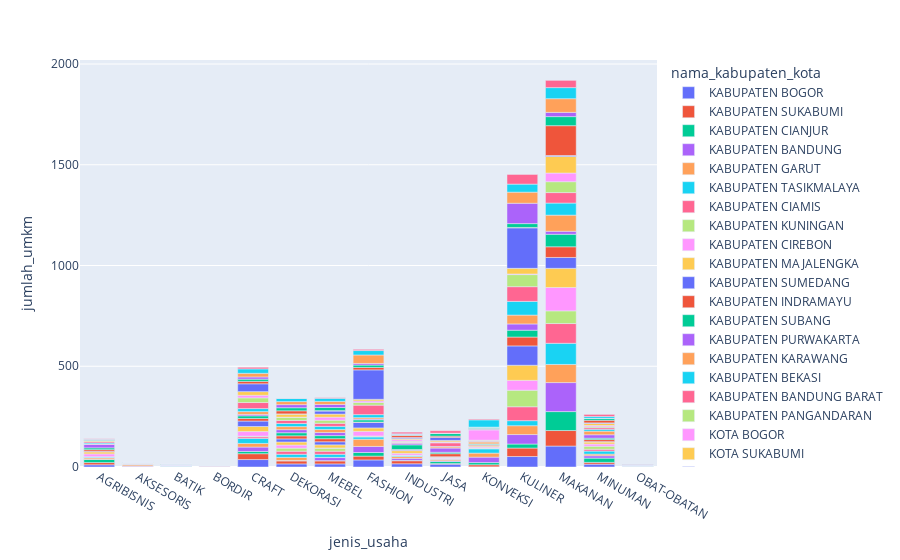

Notebook source saved alongside this figure:
### Markdown cell above
### **Jenis Usaha dan Jumlah UMKM manakah yang terbanyak dari setiap Kabupaten dan Kota?**

### Code cell
bivariate_visualization_bar(
    data=data,
    x=data['jenis_usaha'],
    y=data['jumlah_umkm'],
    color=data['nama_kabupaten_kota']
)

### Figure 1 — Plotly figure (JSON) as saved in the notebook; plotly's stock layout.template omitted (floating-point values rounded to 4 significant figures)
{"data": [{"alignmentgroup": "True", "hovertemplate": "nama_kabupaten_kota=KABUPATEN BOGOR<br>jenis_usaha=%{x}<br>jumlah_umkm=%{y}<extra></extra>", "legendgroup": "KABUPATEN BOGOR", "marker": {"color": "#636efa", "pattern": {"shape": ""}}, "name": "KABUPATEN BOGOR", "offsetgroup": "KABUPATEN BOGOR", "orientation": "v", "showlegend": true, "textposition": "auto", "type": "bar", "x": ["AGRIBISNIS", "AKSESORIS", "BATIK", "BORDIR", "CRAFT", "DEKORASI", "MEBEL", "FASHION", "INDUSTRI", "JASA", "KONVEKSI", "KULINER", "MAKANAN", "MINUMAN", "OBAT-OBATAN"], "xaxis": "x", "y": [11, 0, 0, 0, 37, 15.27, 15.27, 35, 16, 14, 1, 52, 104, 14, 0], "yaxis": "y"}, {"alignmentgroup": "True", "hovertemplate": "nama_kabupaten_kota=KABUPATEN SUKABUMI<br>jenis_usaha=%{x}<br>jumlah_umkm=%{y}<extra></extra>", "legendgroup": "KABUPATEN SUKABUMI", "marker": {"color": "#EF553B", "pattern": {"shape": ""}}, "name": "KABUPATEN SUKABUMI", "offsetgroup": "KABUPATEN SUKABUMI", "orientation": "v", "showlegend": true, "textposition": "auto", "type": "bar", "x": ["AGRIBISNIS", "AKSESORIS", "BATIK", "BORDIR", "CRAFT", "DEKORASI", "MEBEL", "FASHION", "INDUSTRI", "JASA", "KONVEKSI", "KULINER", "MAKANAN", "MINUMAN", "OBAT-OBATAN"], "xaxis": "x", "y": [11, 4, 0, 1, 29, 15.27, 15.27, 19, 15, 3, 10, 42, 77, 9, 0], "yaxis": "y"}, {"alignmentgroup": "True", "hovertemplate": "nama_kabupaten_kota=KABUPATEN CIANJUR<br>jenis_usaha=%{x}<br>jumlah_umkm=%{y}<extra></extra>", "legendgroup": "KABUPATEN CIANJUR", "marker": {"color": "#00cc96", "pattern": {"shape": ""}}, "name": "KABUPATEN CIANJUR", "offsetgroup": "KABUPATEN CIANJUR", "orientation": "v", "showlegend": true, "textposition": "auto", "type": "bar", "x": ["AGRIBISNIS", "AKSESORIS", "BATIK", "BORDIR", "CRAFT", "DEKORASI", "MEBEL", "FASHION", "INDUSTRI", "JASA", "KONVEKSI", "KULINER", "MAKANAN", "MINUMAN", "OBAT-OBATAN"], "xaxis": "x", "y": [16, 0, 1, 1, 11, 1, 1, 18, 2, 10, 11, 20, 94, 21, 4], "yaxis": "y"}, {"alignmentgroup": "True", "hovertemplate": "nama_kabupaten_kota=KABUPATEN BANDUNG<br>jenis_usaha=%{x}<br>jumlah_umkm=%{y}<extra></extra>", "legendgroup": "KABUPATEN BANDUNG", "marker": {"color": "#ab63fa", "pattern": {"shape": ""}}, "name": "KABUPATEN BANDUNG", "offsetgroup": "KABUPATEN BANDUNG", "orientation": "v", "showlegend": true, "textposition": "auto", "type": "bar", "x": ["AGRIBISNIS", "AKSESORIS", "BATIK", "BORDIR", "CRAFT", "DEKORASI", "MEBEL", "FASHION", "INDUSTRI", "JASA", "KONVEKSI", "KULINER", "MAKANAN", "MINUMAN", "OBAT-OBATAN"], "xaxis": "x", "y": [0, 2, 0, 1, 22, 1, 15.27, 30, 10, 4, 27, 47, 144, 12, 0], "yaxis": "y"}, {"alignmentgroup": "True", "hovertemplate": "nama_kabupaten_kota=KABUPATEN GARUT<br>jenis_usaha=%{x}<br>jumlah_umkm=%{y}<extra></extra>", "legendgroup": "KABUPATEN GARUT", "marker": {"color": "#FFA15A", "pattern": {"shape": ""}}, "name": "KABUPATEN GARUT", "offsetgroup": "KABUPATEN GARUT", "orientation": "v", "showlegend": true, "textposition": "auto", "type": "bar", "x": ["AGRIBISNIS", "AKSESORIS", "BATIK", "BORDIR", "CRAFT", "DEKORASI", "MEBEL", "FASHION", "INDUSTRI", "JASA", "KONVEKSI", "KULINER", "MAKANAN", "MINUMAN", "OBAT-OBATAN"], "xaxis": "x", "y": [7, 8, 2, 0, 18, 15.27, 1, 36, 9, 7, 20, 44, 90, 8, 0], "yaxis": "y"}, {"alignmentgroup": "True", "hovertemplate": "nama_kabupaten_kota=KABUPATEN TASIKMALAYA<br>jenis_usaha=%{x}<br>jumlah_umkm=%{y}<extra></extra>", "legendgroup": "KABUPATEN TASIKMALAYA", "marker": {"color": "#19d3f3", "pattern": {"shape": ""}}, "name": "KABUPATEN TASIKMALAYA", "offsetgroup": "KABUPATEN TASIKMALAYA", "orientation": "v", "showlegend": true, "textposition": "auto", "type": "bar", "x": ["AGRIBISNIS", "AKSESORIS", "BATIK", "BORDIR", "CRAFT", "DEKORASI", "MEBEL", "FASHION", "INDUSTRI", "JASA", "KONVEKSI", "KULINER", "MAKANAN", "MINUMAN", "OBAT-OBATAN"], "xaxis": "x", "y": [5, 1, 0, 0, 25, 15.27, 15.27, 11, 6, 1, 21, 25, 105, 15, 1], "yaxis": "y"}, {"alignmentgroup": "True", "hovertemplate": "nama_kabupaten_kota=KABUPATEN CIAMIS<br>jenis_usaha=%{x}<br>jumlah_umkm=%{y}<extra></extra>", "legendgroup": "KABUPATEN CIAMIS", "marker": {"color": "#FF6692", "pattern": {"shape": ""}}, "name": "KABUPATEN CIAMIS", "offsetgroup": "KABUPATEN CIAMIS", "orientation": "v", "showlegend": true, "textposition": "auto", "type": "bar", "x": ["AGRIBISNIS", "AKSESORIS", "BATIK", "BORDIR", "CRAFT", "DEKORASI", "MEBEL", "FASHION", "INDUSTRI", "JASA", "KONVEKSI", "KULINER", "MAKANAN", "MINUMAN", "OBAT-OBATAN"], "xaxis": "x", "y": [0, 1, 0, 0, 8, 15.27, 15.27, 3, 1, 4, 2, 69, 98, 9, 0], "yaxis": "y"}, {"alignmentgroup": "True", "hovertemplate": "nama_kabupaten_kota=KABUPATEN KUNINGAN<br>jenis_usaha=%{x}<br>jumlah_umkm=%{y}<extra></extra>", "legendgroup": "KABUPATEN KUNINGAN", "marker": {"color": "#B6E880", "pattern": {"shape": ""}}, "name": "KABUPATEN KUNINGAN", "offsetgroup": "KABUPATEN KUNINGAN", "orientation": "v", "showlegend": true, "textposition": "auto", "type": "bar", "x": ["AGRIBISNIS", "AKSESORIS", "BATIK", "BORDIR", "CRAFT", "DEKORASI", "MEBEL", "FASHION", "INDUSTRI", "JASA", "KONVEKSI", "KULINER", "MAKANAN", "MINUMAN", "OBAT-OBATAN"], "xaxis": "x", "y": [1, 0, 0, 0, 3, 15.27, 15.27, 2, 0, 0, 2, 82, 63, 15, 0], "yaxis": "y"}, {"alignmentgroup": "True", "hovertemplate": "nama_kabupaten_kota=KABUPATEN CIREBON<br>jenis_usaha=%{x}<br>jumlah_umkm=%{y}<extra></extra>", "legendgroup": "KABUPATEN CIREBON", "marker": {"color": "#FF97FF", "pattern": {"shape": ""}}, "name": "KABUPATEN CIREBON", "offsetgroup": "KABUPATEN CIREBON", "orientation": "v", "showlegend": true, "textposition": "auto", "type": "bar", "x": ["AGRIBISNIS", "AKSESORIS", "BATIK", "BORDIR", "CRAFT", "DEKORASI", "MEBEL", "FASHION", "INDUSTRI", "JASA", "KONVEKSI", "KULINER", "MAKANAN", "MINUMAN", "OBAT-OBATAN"], "xaxis": "x", "y": [14, 1, 0, 0, 23, 15.27, 1, 23, 9, 3, 5, 49, 116, 11, 1], "yaxis": "y"}, {"alignmentgroup": "True", "hovertemplate": "nama_kabupaten_kota=KABUPATEN MAJALENGKA<br>jenis_usaha=%{x}<br>jumlah_umkm=%{y}<extra></extra>", "legendgroup": "KABUPATEN MAJALENGKA", "marker": {"color": "#FECB52", "pattern": {"shape": ""}}, "name": "KABUPATEN MAJALENGKA", "offsetgroup": "KABUPATEN MAJALENGKA", "orientation": "v", "showlegend": true, "textposition": "auto", "type": "bar", "x": ["AGRIBISNIS", "AKSESORIS", "BATIK", "BORDIR", "CRAFT", "DEKORASI", "MEBEL", "FASHION", "INDUSTRI", "JASA", "KONVEKSI", "KULINER", "MAKANAN", "MINUMAN", "OBAT-OBATAN"], "xaxis": "x", "y": [10, 0, 0, 0, 25, 15.27, 15.27, 17, 13, 3, 5, 75, 95, 10, 0], "yaxis": "y"}, {"alignmentgroup": "True", "hovertemplate": "nama_kabupaten_kota=KABUPATEN SUMEDANG<br>jenis_usaha=%{x}<br>jumlah_umkm=%{y}<extra></extra>", "legendgroup": "KABUPATEN SUMEDANG", "marker": {"color": "#636efa", "pattern": {"shape": ""}}, "name": "KABUPATEN SUMEDANG", "offsetgroup": "KABUPATEN SUMEDANG", "orientation": "v", "showlegend": true, "textposition": "auto", "type": "bar", "x": ["AGRIBISNIS", "AKSESORIS", "BATIK", "BORDIR", "CRAFT", "DEKORASI", "MEBEL", "FASHION", "INDUSTRI", "JASA", "KONVEKSI", "KULINER", "MAKANAN", "MINUMAN", "OBAT-OBATAN"], "xaxis": "x", "y": [3, 0, 1, 0, 27, 15.27, 15.27, 27, 3, 2, 2, 96, 54, 2, 0], "yaxis": "y"}, {"alignmentgroup": "True", "hovertemplate": "nama_kabupaten_kota=KABUPATEN INDRAMAYU<br>jenis_usaha=%{x}<br>jumlah_umkm=%{y}<extra></extra>", "legendgroup": "KABUPATEN INDRAMAYU", "marker": {"color": "#EF553B", "pattern": {"shape": ""}}, "name": "KABUPATEN INDRAMAYU", "offsetgroup": "KABUPATEN INDRAMAYU", "orientation": "v", "showlegend": true, "textposition": "auto", "type": "bar", "x": ["AGRIBISNIS", "AKSESORIS", "BATIK", "BORDIR", "CRAFT", "DEKORASI", "MEBEL", "FASHION", "INDUSTRI", "JASA", "KONVEKSI", "KULINER", "MAKANAN", "MINUMAN", "OBAT-OBATAN"], "xaxis": "x", "y": [8, 0, 0, 0, 13, 15.27, 15.27, 2, 3, 15, 4, 44, 53, 10, 0], "yaxis": "y"}, {"alignmentgroup": "True", "hovertemplate": "nama_kabupaten_kota=KABUPATEN SUBANG<br>jenis_usaha=%{x}<br>jumlah_umkm=%{y}<extra></extra>", "legendgroup": "KABUPATEN SUBANG", "marker": {"color": "#00cc96", "pattern": {"shape": ""}}, "name": "KABUPATEN SUBANG", "offsetgroup": "KABUPATEN SUBANG", "orientation": "v", "showlegend": true, "textposition": "auto", "type": "bar", "x": ["AGRIBISNIS", "AKSESORIS", "BATIK", "BORDIR", "CRAFT", "DEKORASI", "MEBEL", "FASHION", "INDUSTRI", "JASA", "KONVEKSI", "KULINER", "MAKANAN", "MINUMAN", "OBAT-OBATAN"], "xaxis": "x", "y": [9, 0, 1, 0, 13, 15.27, 15.27, 11, 23, 7, 4, 34, 62, 7, 1], "yaxis": "y"}, {"alignmentgroup": "True", "hovertemplate": "nama_kabupaten_kota=KABUPATEN PURWAKARTA<br>jenis_usaha=%{x}<br>jumlah_umkm=%{y}<extra></extra>", "legendgroup": "KABUPATEN PURWAKARTA", "marker": {"color": "#ab63fa", "pattern": {"shape": ""}}, "name": "KABUPATEN PURWAKARTA", "offsetgroup": "KABUPATEN PURWAKARTA", "orientation": "v", "showlegend": true, "textposition": "auto", "type": "bar", "x": ["AGRIBISNIS", "AKSESORIS", "BATIK", "BORDIR", "CRAFT", "DEKORASI", "MEBEL", "FASHION", "INDUSTRI", "JASA", "KONVEKSI", "KULINER", "MAKANAN", "MINUMAN", "OBAT-OBATAN"], "xaxis": "x", "y": [18, 0, 0, 0, 7, 15.27, 15.27, 4, 8, 21, 1, 31, 15, 17, 0], "yaxis": "y"}, {"alignmentgroup": "True", "hovertemplate": "nama_kabupaten_kota=KABUPATEN KARAWANG<br>jenis_usaha=%{x}<br>jumlah_umkm=%{y}<extra></extra>", "legendgroup": "KABUPATEN KARAWANG", "marker": {"color": "#FFA15A", "pattern": {"shape": ""}}, "name": "KABUPATEN KARAWANG", "offsetgroup": "KABUPATEN KARAWANG", "orientation": "v", "showlegend": true, "textposition": "auto", "type": "bar", "x": ["AGRIBISNIS", "AKSESORIS", "BATIK", "BORDIR", "CRAFT", "DEKORASI", "MEBEL", "FASHION", "INDUSTRI", "JASA", "KONVEKSI", "KULINER", "MAKANAN", "MINUMAN", "OBAT-OBATAN"], "xaxis": "x", "y": [1, 1, 1, 0, 14, 15.27, 15.27, 7, 3, 6, 9, 44, 80, 18, 1], "yaxis": "y"}, {"alignmentgroup": "True", "hovertemplate": "nama_kabupaten_kota=KABUPATEN BEKASI<br>jenis_usaha=%{x}<br>jumlah_umkm=%{y}<extra></extra>", "legendgroup": "KABUPATEN BEKASI", "marker": {"color": "#19d3f3", "pattern": {"shape": ""}}, "name": "KABUPATEN BEKASI", "offsetgroup": "KABUPATEN BEKASI", "orientation": "v", "showlegend": true, "textposition": "auto", "type": "bar", "x": ["AGRIBISNIS", "AKSESORIS", "BATIK", "BORDIR", "CRAFT", "DEKORASI", "MEBEL", "FASHION", "INDUSTRI", "JASA", "KONVEKSI", "KULINER", "MAKANAN", "MINUMAN", "OBAT-OBATAN"], "xaxis": "x", "y": [5, 1, 3, 1, 15, 15.27, 15.27, 15, 1, 2, 3, 68, 60, 9, 0], "yaxis": "y"}, {"alignmentgroup": "True", "hovertemplate": "nama_kabupaten_kota=KABUPATEN BANDUNG BARAT<br>jenis_usaha=%{x}<br>jumlah_umkm=%{y}<extra></extra>", "legendgroup": "KABUPATEN BANDUNG BARAT", "marker": {"color": "#FF6692", "pattern": {"shape": ""}}, "name": "KABUPATEN BANDUNG BARAT", "offsetgroup": "KABUPATEN BANDUNG BARAT", "orientation": "v", "showlegend": true, "textposition": "auto", "type": "bar", "x": ["AGRIBISNIS", "AKSESORIS", "BATIK", "BORDIR", "CRAFT", "DEKORASI", "MEBEL", "FASHION", "INDUSTRI", "JASA", "KONVEKSI", "KULINER", "MAKANAN", "MINUMAN", "OBAT-OBATAN"], "xaxis": "x", "y": [7, 0, 0, 0, 30, 15.27, 15.27, 47, 2, 18, 3, 73, 52, 8, 0], "yaxis": "y"}, {"alignmentgroup": "True", "hovertemplate": "nama_kabupaten_kota=KABUPATEN PANGANDARAN<br>jenis_usaha=%{x}<br>jumlah_umkm=%{y}<extra></extra>", "legendgroup": "KABUPATEN PANGANDARAN", "marker": {"color": "#B6E880", "pattern": {"shape": ""}}, "name": "KABUPATEN PANGANDARAN", "offsetgroup": "KABUPATEN PANGANDARAN", "orientation": "v", "showlegend": true, "textposition": "auto", "type": "bar", "x": ["AGRIBISNIS", "AKSESORIS", "BATIK", "BORDIR", "CRAFT", "DEKORASI", "MEBEL", "FASHION", "INDUSTRI", "JASA", "KONVEKSI", "KULINER", "MAKANAN", "MINUMAN", "OBAT-OBATAN"], "xaxis": "x", "y": [0, 0, 0, 0, 23, 15.27, 15.27, 13, 4, 2, 3, 60, 54, 5, 1], "yaxis": "y"}, {"alignmentgroup": "True", "hovertemplate": "nama_kabupaten_kota=KOTA BOGOR<br>jenis_usaha=%{x}<br>jumlah_umkm=%{y}<extra></extra>", "legendgroup": "KOTA BOGOR", "marker": {"color": "#FF97FF", "pattern": {"shape": ""}}, "name": "KOTA BOGOR", "offsetgroup": "KOTA BOGOR", "orientation": "v", "showlegend": true, "textposition": "auto", "type": "bar", "x": ["AGRIBISNIS", "AKSESORIS", "BATIK", "BORDIR", "CRAFT", "DEKORASI", "MEBEL", "FASHION", "INDUSTRI", "JASA", "KONVEKSI", "KULINER", "MAKANAN", "MINUMAN", "OBAT-OBATAN"], "xaxis": "x", "y": [0, 0, 2, 0, 13, 1, 15.27, 8, 8, 3, 51, 3, 43, 6, 0], "yaxis": "y"}, {"alignmentgroup": "True", "hovertemplate": "nama_kabupaten_kota=KOTA SUKABUMI<br>jenis_usaha=%{x}<br>jumlah_umkm=%{y}<extra></extra>", "legendgroup": "KOTA SUKABUMI", "marker": {"color": "#FECB52", "pattern": {"shape": ""}}, "name": "KOTA SUKABUMI", "offsetgroup": "KOTA SUKABUMI", "orientation": "v", "showlegend": true, "textposition": "auto", "type": "bar", "x": ["AGRIBISNIS", "AKSESORIS", "BATIK", "BORDIR", "CRAFT", "DEKORASI", "MEBEL", "FASHION", "INDUSTRI", "JASA", "KONVEKSI", "KULINER", "MAKANAN", "MINUMAN", "OBAT-OBATAN"], "xaxis": "x", "y": [5, 1, 0, 0, 18, 15.27, 15.27, 8, 5, 7, 3, 28, 82, 10, 0], "yaxis": "y"}, {"alignmentgroup": "True", "hovertemplate": "nama_kabupaten_kota=KOTA BANDUNG<br>jenis_usaha=%{x}<br>jumlah_umkm=%{y}<extra></extra>", "legendgroup": "KOTA BANDUNG", "marker": {"color": "#636efa", "pattern": {"shape": ""}}, "name": "KOTA BANDUNG", "offsetgroup": "KOTA BANDUNG", "orientation": "v", "showlegend": true, "textposition": "auto", "type": "bar", "x": ["AGRIBISNIS", "AKSESORIS", "BATIK", "BORDIR", "CRAFT", "DEKORASI", "MEBEL", "FASHION", "INDUSTRI", "JASA", "KONVEKSI", "KULINER", "MAKANAN", "MINUMAN", "OBAT-OBATAN"], "xaxis": "x", "y": [0, 1, 0, 0, 39, 1, 15.27, 146, 6, 15, 4, 201, 5, 3, 1], "yaxis": "y"}, {"alignmentgroup": "True", "hovertemplate": "nama_kabupaten_kota=KOTA CIREBON<br>jenis_usaha=%{x}<br>jumlah_umkm=%{y}<extra></extra>", "legendgroup": "KOTA CIREBON", "marker": {"color": "#EF553B", "pattern": {"shape": ""}}, "name": "KOTA CIREBON", "offsetgroup": "KOTA CIREBON", "orientation": "v", "showlegend": true, "textposition": "auto", "type": "bar", "x": ["AGRIBISNIS", "AKSESORIS", "BATIK", "BORDIR", "CRAFT", "DEKORASI", "MEBEL", "FASHION", "INDUSTRI", "JASA", "KONVEKSI", "KULINER", "MAKANAN", "MINUMAN", "OBAT-OBATAN"], "xaxis": "x", "y": [1, 0, 2, 0, 12, 15.27, 2, 12, 10, 6, 1, 2, 148, 13, 1], "yaxis": "y"}, {"alignmentgroup": "True", "hovertemplate": "nama_kabupaten_kota=KOTA BEKASI<br>jenis_usaha=%{x}<br>jumlah_umkm=%{y}<extra></extra>", "legendgroup": "KOTA BEKASI", "marker": {"color": "#00cc96", "pattern": {"shape": ""}}, "name": "KOTA BEKASI", "offsetgroup": "KOTA BEKASI", "orientation": "v", "showlegend": true, "textposition": "auto", "type": "bar", "x": ["AGRIBISNIS", "AKSESORIS", "BATIK", "BORDIR", "CRAFT", "DEKORASI", "MEBEL", "FASHION", "INDUSTRI", "JASA", "KONVEKSI", "KULINER", "MAKANAN", "MINUMAN", "OBAT-OBATAN"], "xaxis": "x", "y": [4, 3, 2, 0, 11, 15.27, 15.27, 12, 2, 13, 6, 19, 45, 9, 0], "yaxis": "y"}, {"alignmentgroup": "True", "hovertemplate": "nama_kabupaten_kota=KOTA DEPOK<br>jenis_usaha=%{x}<br>jumlah_umkm=%{y}<extra></extra>", "legendgroup": "KOTA DEPOK", "marker": {"color": "#ab63fa", "pattern": {"shape": ""}}, "name": "KOTA DEPOK", "offsetgroup": "KOTA DEPOK", "orientation": "v", "showlegend": true, "textposition": "auto", "type": "bar", "x": ["AGRIBISNIS", "AKSESORIS", "BATIK", "BORDIR", "CRAFT", "DEKORASI", "MEBEL", "FASHION", "INDUSTRI", "JASA", "KONVEKSI", "KULINER", "MAKANAN", "MINUMAN", "OBAT-OBATAN"], "xaxis": "x", "y": [0, 0, 0, 0, 11, 15.27, 15.27, 8, 4, 1, 0, 101, 21, 1, 0], "yaxis": "y"}, {"alignmentgroup": "True", "hovertemplate": "nama_kabupaten_kota=KOTA CIMAHI<br>jenis_usaha=%{x}<br>jumlah_umkm=%{y}<extra></extra>", "legendgroup": "KOTA CIMAHI", "marker": {"color": "#FFA15A", "pattern": {"shape": ""}}, "name": "KOTA CIMAHI", "offsetgroup": "KOTA CIMAHI", "orientation": "v", "showlegend": true, "textposition": "auto", "type": "bar", "x": ["AGRIBISNIS", "AKSESORIS", "BATIK", "BORDIR", "CRAFT", "DEKORASI", "MEBEL", "FASHION", "INDUSTRI", "JASA", "KONVEKSI", "KULINER", "MAKANAN", "MINUMAN", "OBAT-OBATAN"], "xaxis": "x", "y": [0, 0, 0, 0, 18, 15.27, 15.27, 42, 0, 0, 0, 55, 68, 0, 1], "yaxis": "y"}, {"alignmentgroup": "True", "hovertemplate": "nama_kabupaten_kota=KOTA TASIKMALAYA<br>jenis_usaha=%{x}<br>jumlah_umkm=%{y}<extra></extra>", "legendgroup": "KOTA TASIKMALAYA", "marker": {"color": "#19d3f3", "pattern": {"shape": ""}}, "name": "KOTA TASIKMALAYA", "offsetgroup": "KOTA TASIKMALAYA", "orientation": "v", "showlegend": true, "textposition": "auto", "type": "bar", "x": ["AGRIBISNIS", "AKSESORIS", "BATIK", "BORDIR", "CRAFT", "DEKORASI", "MEBEL", "FASHION", "INDUSTRI", "JASA", "KONVEKSI", "KULINER", "MAKANAN", "MINUMAN", "OBAT-OBATAN"], "xaxis": "x", "y": [2, 0, 0, 0, 22, 15.27, 15.27, 22, 2, 1, 36, 40, 55, 9, 2], "yaxis": "y"}, {"alignmentgroup": "True", "hovertemplate": "nama_kabupaten_kota=KOTA BANJAR<br>jenis_usaha=%{x}<br>jumlah_umkm=%{y}<extra></extra>", "legendgroup": "KOTA BANJAR", "marker": {"color": "#FF6692", "pattern": {"shape": ""}}, "name": "KOTA BANJAR", "offsetgroup": "KOTA BANJAR", "orientation": "v", "showlegend": true, "textposition": "auto", "type": "bar", "x": ["AGRIBISNIS", "AKSESORIS", "BATIK", "BORDIR", "CRAFT", "DEKORASI", "MEBEL", "FASHION", "INDUSTRI", "JASA", "KONVEKSI", "KULINER", "MAKANAN", "MINUMAN", "OBAT-OBATAN"], "xaxis": "x", "y": [2, 0, 0, 1, 8, 1, 3, 6, 8, 12, 4, 48, 36, 10, 1], "yaxis": "y"}], "layout": {"autosize": true, "barmode": "relative", "legend": {"title": {"text": "nama_kabupaten_kota"}, "tracegroupgap": 0}, "margin": {"t": 60}, "xaxis": {"anchor": "y", "autorange": true, "domain": [0, 1], "range": [-0.5, 14.5], "title": {"text": "jenis_usaha"}, "type": "category"}, "yaxis": {"anchor": "x", "autorange": true, "domain": [0, 1], "range": [0, 2020], "title": {"text": "jumlah_umkm"}, "type": "linear"}}}
